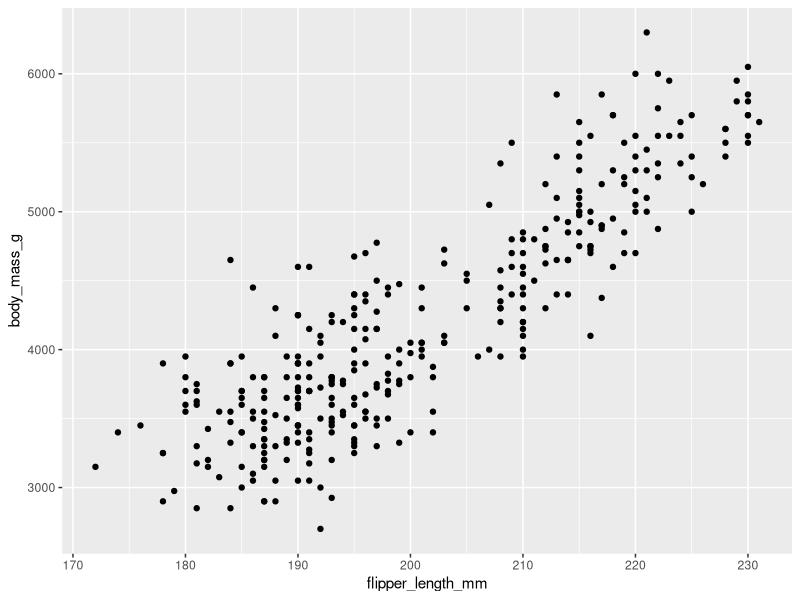
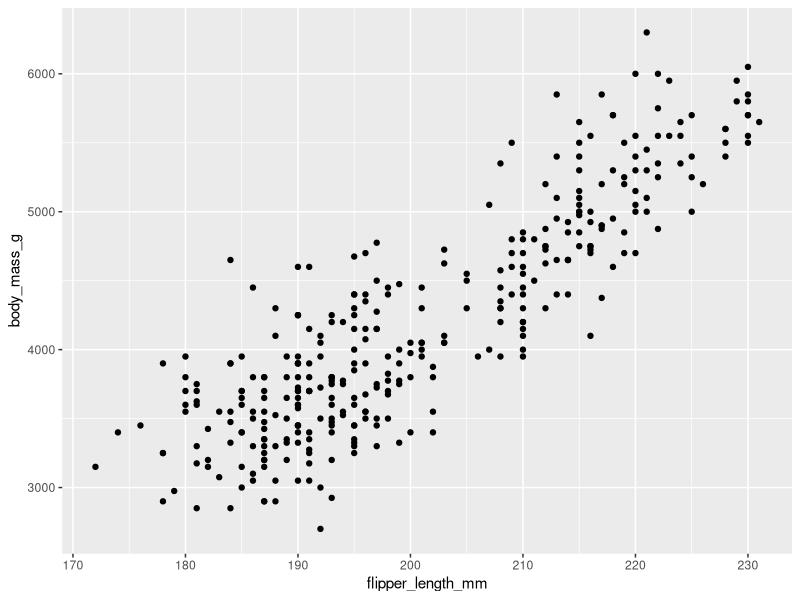
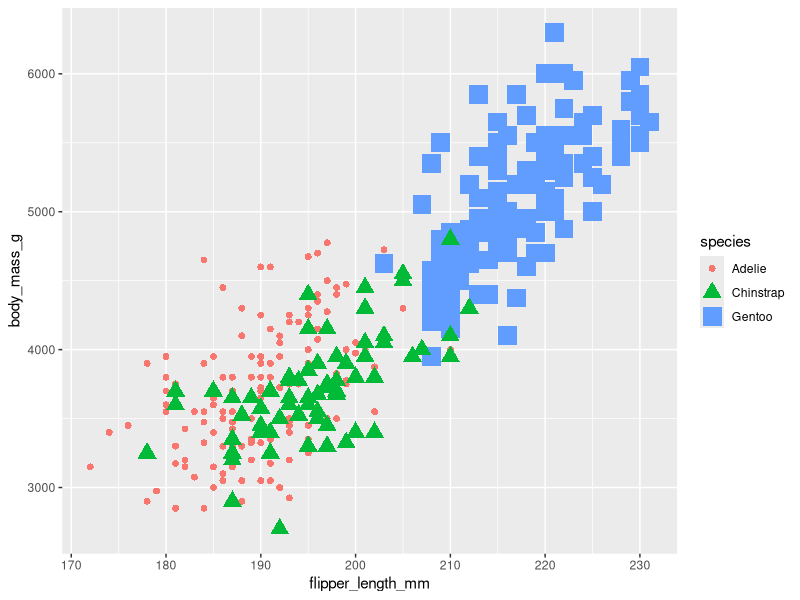
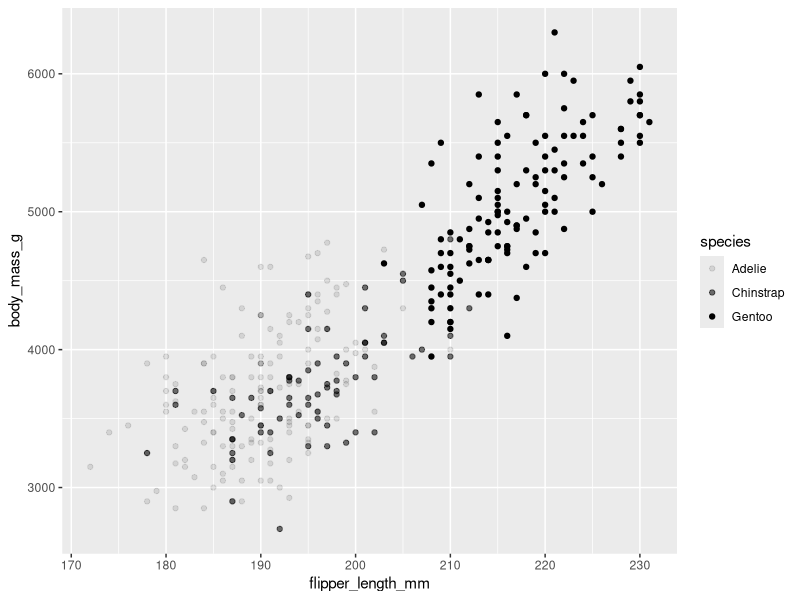
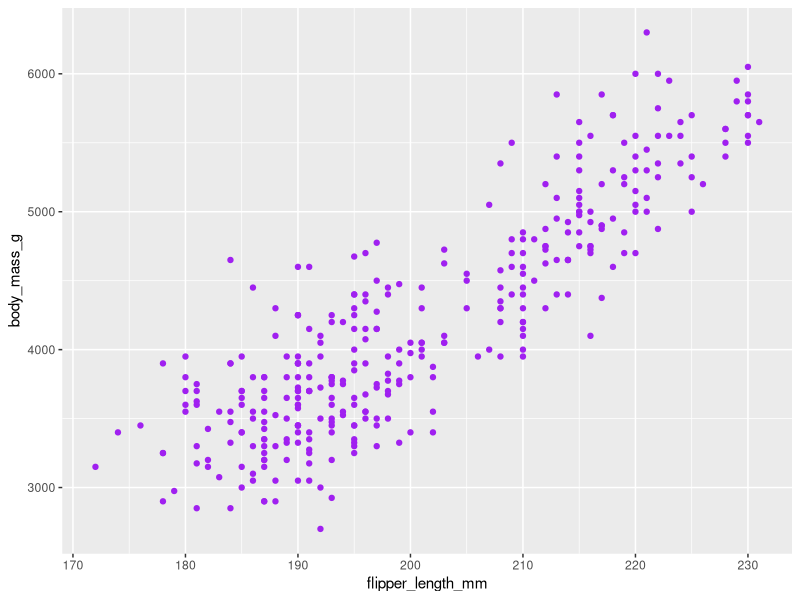
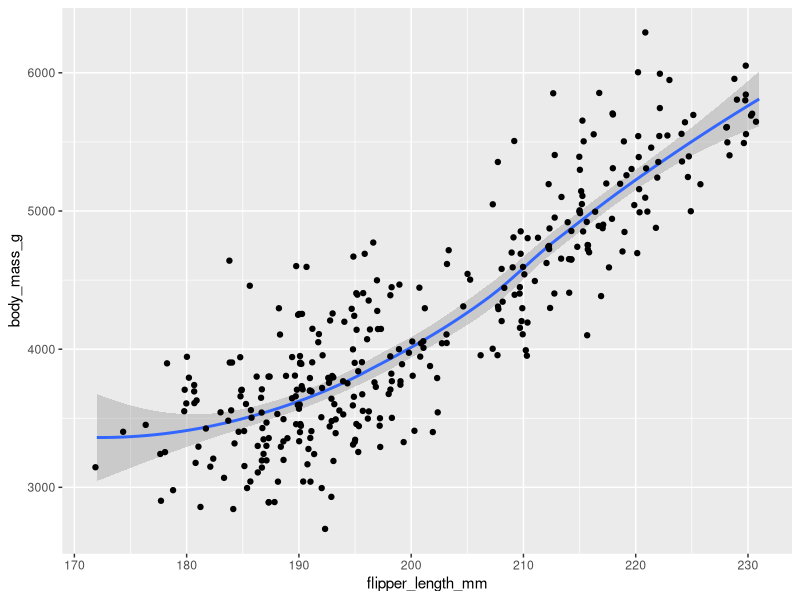
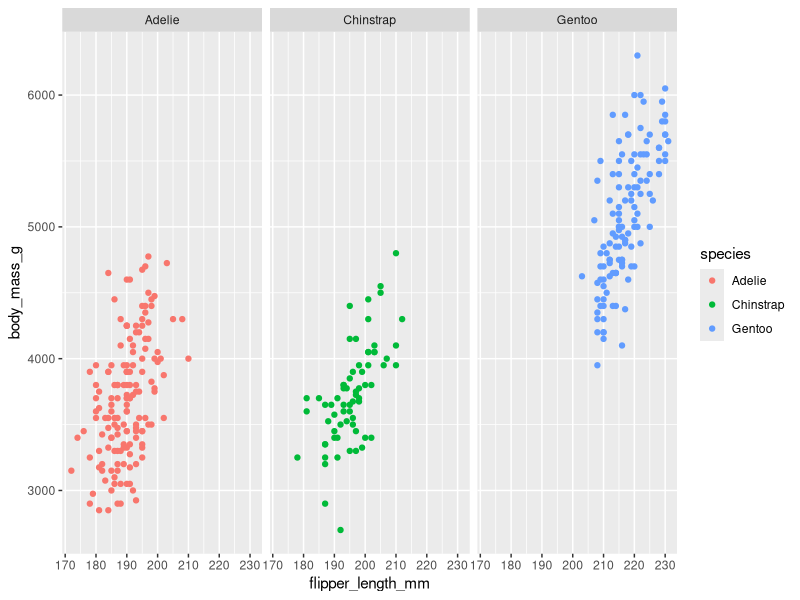
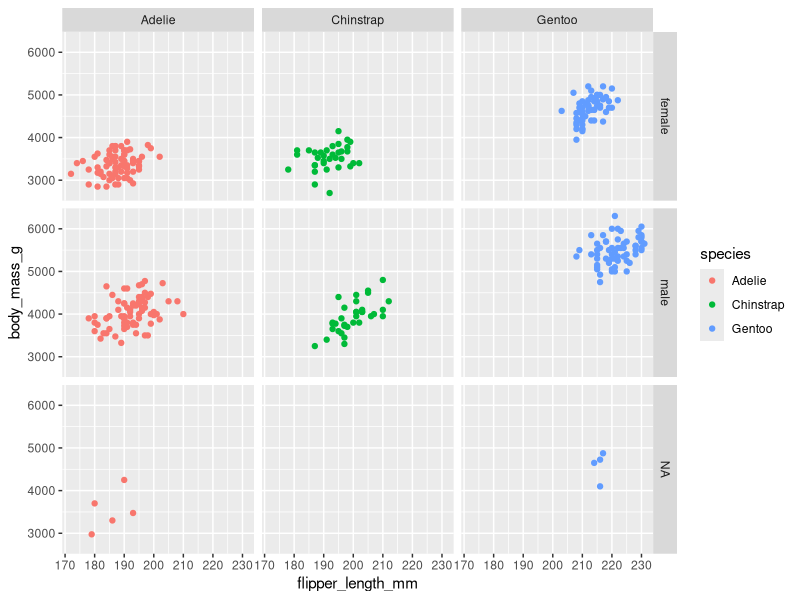

Reproduce these figures in R, in order.
install.packages("palmerpenguins")
install.packages("ggplot2")
library(palmerpenguins)
library(ggplot2)
data(penguins)
View(penguins)
# plot relationship between variables of different columns
ggplot(data=penguins) + geom_point(mapping=aes(x=flipper_length_mm, y=body_mass_g)) #this one
ggplot(data=penguins, mapping = aes(x=flipper_length_mm, y=body_mass_g)) + geom_point()

# add color n shape n size
ggplot(data=penguins) + geom_point(mapping=aes(x=flipper_length_mm, y=body_mass_g,
color=species, shape=species, size=species)) 
# them do dam nhat tuy loai
ggplot(data=penguins) + geom_point(mapping=aes(x=flipper_length_mm, y=body_mass_g,
alpha=species))
# change color
ggplot(data=penguins) + geom_point(mapping=aes(x=flipper_length_mm, y=body_mass_g),
color="purple")
# autres geom n add 2 geom n JITTER (help with overplotting)
ggplot(data=penguins) + geom_smooth(mapping=aes(x=flipper_length_mm, y=body_mass_g)) +
geom_jitter(mapping=aes(x=flipper_length_mm, y=body_mass_g))

# FACET FUNCTION
#facet wrap
ggplot(data=penguins) +
geom_point(mapping=aes(x=flipper_length_mm, y=body_mass_g, color=species)) +
facet_wrap(~species) # divide into 3 graphes by species
# facet grid
ggplot(data=penguins) +
geom_point(mapping=aes(x=flipper_length_mm, y=body_mass_g, color=species)) +
facet_grid(sex~species)

#ANNOTION add note to your plot
#label
ggplot(data=penguins) +
geom_point(mapping=aes(x=flipper_length_mm, y=body_mass_g, color=species)) +
labs(title="Palmer Uy do hoi", subtitle = "sample 100", caption="data by be") +
annotate("text", x=220, y=3500, label="The Gentoos ar20=e  the largest", color="purple",
fontface="bold", size=4.5, angle=25) #inside plot
# using <- instead of copy paste all
p <- ggplot(data=penguins) +
geom_point(mapping=aes(x=flipper_length_mm, y=body_mass_g, color=species)) +
labs(title="Palmer Uy do hoi", subtitle = "sample 100", caption="data by be") +
annotate("text", x=220, y=3500, label="The Gentoos are  the largest", color="purple",
fontface="bold", size=4.5, angle=25)
# then we have p instead of all
p+annotate("text", x=220, y=3500, label="Uy an cut" )

#SAVING PLOT BY USING GGSAVE
ggsave("plot.png")
